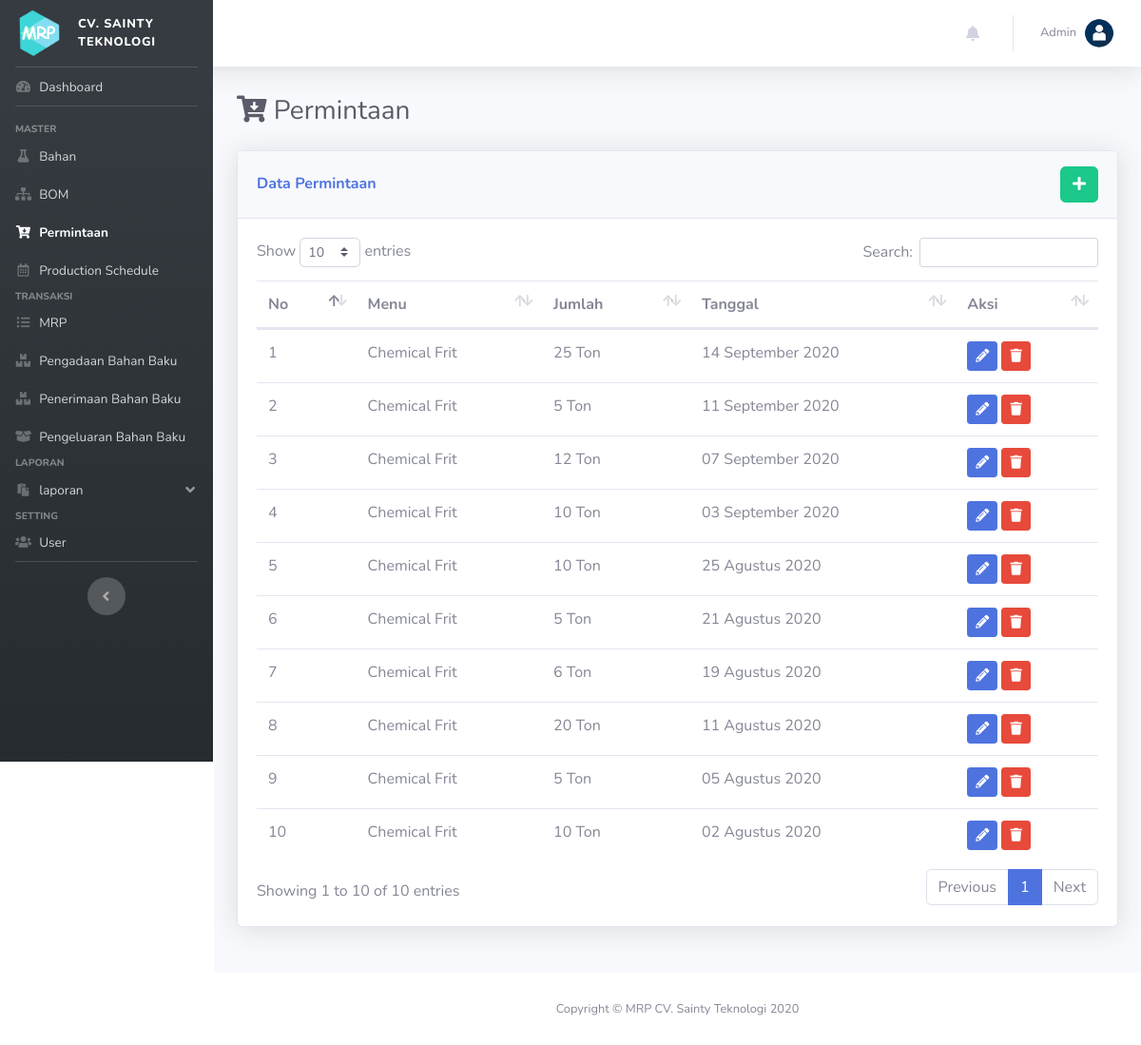
The app's page /index.php?p=permintaan with its own data.
### tables this page shows
CREATE TABLE IF NOT EXISTS `permintaan` (
  `id_permintaan` int(11) NOT NULL AUTO_INCREMENT,
  `id_bom` int(11) DEFAULT NULL,
  `jumlah` int(11) DEFAULT NULL,
  `tanggal` date DEFAULT NULL,
  PRIMARY KEY (`id_permintaan`) USING BTREE,
  KEY `id_bom` (`id_bom`),
  CONSTRAINT `FK_permintaan_bom` FOREIGN KEY (`id_bom`) REFERENCES `bom` (`id_bom`) ON DELETE CASCADE ON UPDATE CASCADE
);

CREATE TABLE IF NOT EXISTS `bom` (
  `id_bom` int(11) NOT NULL AUTO_INCREMENT,
  `nama_bom` varchar(200) DEFAULT NULL,
  `satuan` varchar(50) DEFAULT NULL,
  `jumlah` double DEFAULT NULL,
  `LT` int(11) DEFAULT NULL,
  PRIMARY KEY (`id_bom`) USING BTREE
);

### config/koneksi.php (called while the page is built, shortened)
<?php
	function get_bulan($bln=''){
		$bulan = ["",
					"January",
					"Februari",
					"Maret",
					"April",
					"Mei",
					"Juni",
					"Juli",
					"Agustus",
					"September",
					"Oktober",
					"November",
				];
		unset($bulan[0]);
		if($bln!=''){
			return $bulan[$bln];
		}else{
			return $bulan;
		}
	}
?>

### pages/permintaan.php (the view, shortened to what this page needs)
<div class="d-sm-flex align-items-center justify-content-between mb-4">
    <h1 class="h3 mb-0 text-gray-800"> <i class="fa fa-cart-arrow-down"></i> Permintaan</h1>
</div>
<?php
	$ket = "Data";
?>
<div class="row">
	<div class="col mb-4">
		<div class="card shadow mb-4">
            <div class="card-header py-3 d-flex flex-row align-items-center justify-content-between">
                <h6 class="m-0 font-weight-bold text-primary"><?= ucfirst($ket); ?> Permintaan</h6>
                <?php
                if(!isset($_GET['ket'])){
                ?>
                <div class="dropdown no-arrow">
                    <a href="index.php?p=permintaan&ket=tambah" class="btn btn-success" data-toggle="tooltip" data-placement="top" title="Tambah Data"><i class="fa fa-plus"></i></a>
                </div>
            	<?php } ?>
            </div>
            <div class="card-body">
            <?php
            	if(!isset($form)):
            ?>
            	<table class="table dataTable">
            		<thead>
            			<tr>
            				<th>No</th>
            				<th>Menu</th>
            				<th>Jumlah</th>
            				<th>Tanggal</th>
            				<th>Aksi</th>
            			</tr>
            		</thead>
            		<tbody>
            		<?php
            			$i=0;
            			$sql = "SELECT a.*, b.nama_bom, b.satuan FROM permintaan a JOIN bom b ON a.id_bom = b.id_bom ORDER BY tanggal DESC";
            			$q = mysqli_query($con, $sql);
            			while($row = mysqli_fetch_array($q)):
                            $date = explode("-",$row['tanggal']);
                            $date = $date[2].' '.get_bulan((int)$date[1]).' '.$date[0];
            		?>
            			<tr>
            				<td><?= ++$i; ?></td>
                            <td><?= $row['nama_bom']; ?></td>
                            <td><?= $row['jumlah']." ".$row['satuan']; ?></td>
                            <td><?= $date; ?></td>
            				<td>
                                <a href="index.php?p=permintaan&ket=ubah&id=<?= $row['id_permintaan'] ?>" class="btn btn-sm btn-primary" data-toggle="tooltip" data-placement="top" title="Ubah Data"><i class="fa fa-pencil-alt"></i></a>
                                <button type="button" class="btn btn-sm btn-danger btn-hapus" data-id="<?= $row['id_permintaan'] ?>" data-toggle="tooltip" data-placement="top" title="Hapus">
                                    <i class="fa fa-trash"></i>
                                </button>
                            </td>
            			</tr>
            		<?php endwhile; ?>
            		</tbody>
            	</table>
            	<?php endif; ?>
            </div>
        </div>
    </div>
</div>

### records on screen
permintaan: id_bom.nama_bom "Chemical Frit", jumlah "25", id_bom.satuan "Ton", tanggal "14 September 2020"
permintaan: id_bom.nama_bom "Chemical Frit", jumlah "5", id_bom.satuan "Ton", tanggal "11 September 2020"
permintaan: id_bom.nama_bom "Chemical Frit", jumlah "12", id_bom.satuan "Ton", tanggal "07 September 2020"
permintaan: id_bom.nama_bom "Chemical Frit", jumlah "10", id_bom.satuan "Ton", tanggal "03 September 2020"
permintaan: id_bom.nama_bom "Chemical Frit", jumlah "10", id_bom.satuan "Ton", tanggal "25 Agustus 2020"
permintaan: id_bom.nama_bom "Chemical Frit", jumlah "5", id_bom.satuan "Ton", tanggal "21 Agustus 2020"
permintaan: id_bom.nama_bom "Chemical Frit", jumlah "6", id_bom.satuan "Ton", tanggal "19 Agustus 2020"
permintaan: id_bom.nama_bom "Chemical Frit", jumlah "20", id_bom.satuan "Ton", tanggal "11 Agustus 2020"
permintaan: id_bom.nama_bom "Chemical Frit", jumlah "5", id_bom.satuan "Ton", tanggal "05 Agustus 2020"
permintaan: id_bom.nama_bom "Chemical Frit", jumlah "10", id_bom.satuan "Ton", tanggal "02 Agustus 2020"

### other values on screen
$ket "Data"
